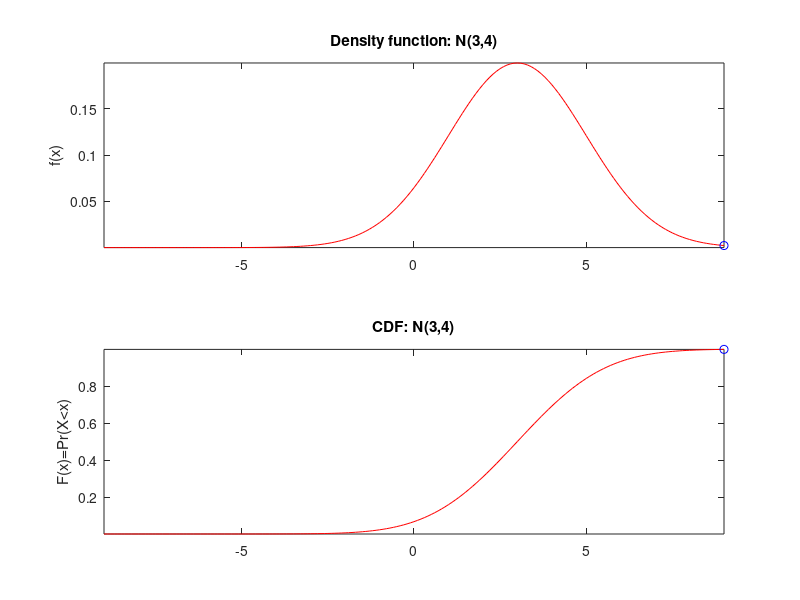

The MATLAB source for this figure:
%% Input data
x = (-9:0.1:9)';
mean = 3;
variance = 4;
sigma = sqrt(variance);

% Compute density using normpdf
ypdf = normpdf(x, mean, sigma);
% Manual implementation of the density
ypdfCHK = exp(-0.5 * ((x - mean)./sigma).^2) ./ (sqrt(2*pi) .* sigma);
disp('Checking equality of implementations')
assert(max(abs(ypdf - ypdfCHK)) < 1e-10, 'Error in manual implementation of the density')

% Plotting
subplot(2,1,1)
plot(x, ypdf);
meanStr = num2str(mean);
varStr  = num2str(variance);
title(['Density function: N(' meanStr ',' varStr ')'])
ylabel('f(x)')

subplot(2,1,2)
ycdf = normcdf(x, mean, sigma);
plot(x, ycdf);
title(['CDF: N(' meanStr ',' varStr ')'])
ylabel('F(x)=Pr(X<x)')

%% Plot using comet
close all
% Using comet
subplot(2,1,1)
comet(x,ypdf);

title(['Density function: N(' meanStr ',' varStr ')'])
ylabel('f(x)')

subplot(2,1,2)
comet(x,ycdf);
title(['CDF: N(' meanStr ',' varStr ')'])
ylabel('F(x)=Pr(X<x)')

